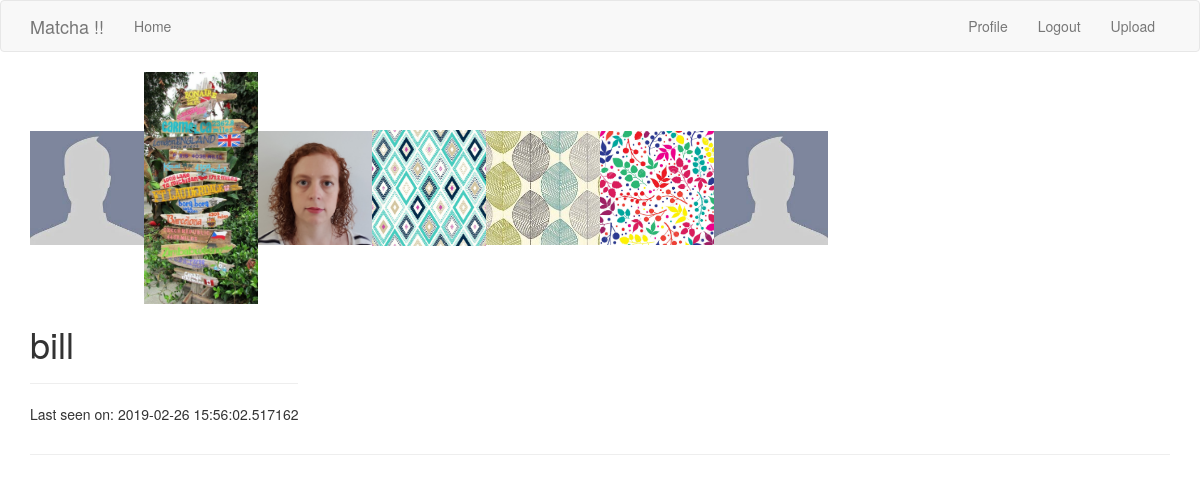
Before: /user/bill/ (signed in) with the older database file.
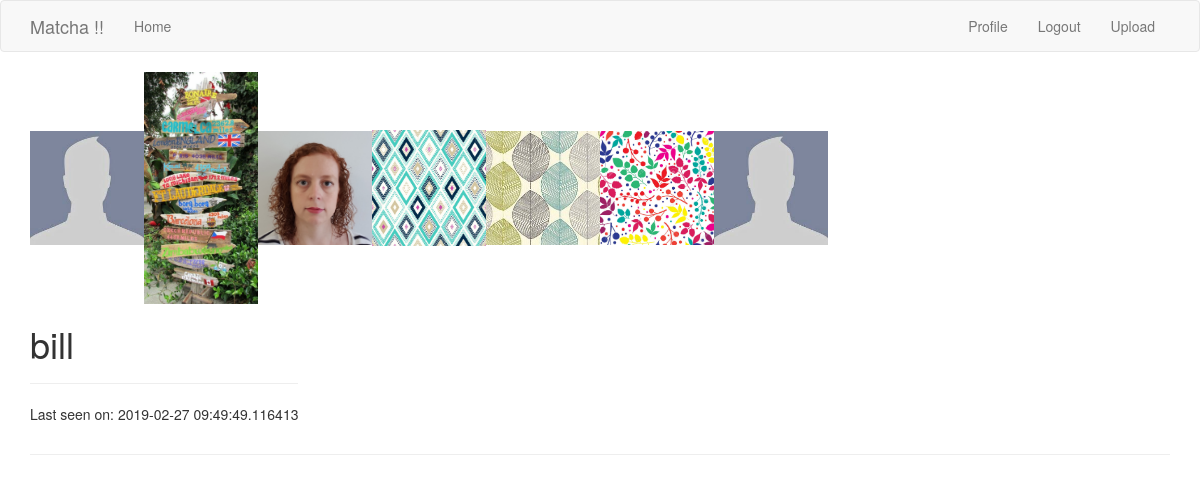
After: the same page with the newer database file.
### app/models.py (models this page shows, shortened)
class User(UserMixin, db.Model):
    id = db.Column(db.Integer, primary_key=True)
    username = db.Column(db.String(64), index=True, unique=True)
    firstname = db.Column(db.String(64), index=True)
    email = db.Column(db.String(120), index=True, unique=True)
    password_hash = db.Column(db.String(128))
    age = db.Column(db.Integer, index=True)
    sexpref = db.Column(db.String(64), index=True)
    fame = db.Column(db.Integer, index=True)
    bio = db.Column(db.String(256), index=True)
    last_seen = db.Column(db.DateTime, default=datetime.utcnow)
    liked = db.relationship(
        'User', secondary=likes,
        primaryjoin=(likes.c.likes_id == id),
        secondaryjoin=(likes.c.liked_id == id),
        backref=db.backref('likes', lazy='dynamic'),lazy='dynamic'
    )

### app/routes.py (the view)
@app.route('/user/<username>/')
@login_required
def user(username):
    user = User.query.filter_by(username=username).first_or_404()
    if not os.path.exists(app.config['UPLOAD_FOLDER'] + current_user.username):
        fullfilename = ''
        path_pic = ''
    else :
        fullfilename = os.listdir(os.path.join(app.config['UPLOAD_FOLDER'] + current_user.username))
        path_pic = os.path.join(app.config['PATH_IMAGE'] + current_user.username)
    return render_template('user.html', title='Profile', user=user, user_image = fullfilename, path_pic = path_pic)

### app/models.py (called while the page is built)
@login.user_loader
def load_user(id):
    return User.query.get(int(id))

### app/routes.py (called while the page is built)
@app.before_request
def before_request():
    if current_user.is_authenticated:
        current_user.last_seen = datetime.utcnow()
        db.session.commit()

### app/templates/user.html (shortened to what this page needs)
{% extends "base.html" %}
{% block app_content %}
    <table>
        <tr valign="top">
            {% for image in user_image: %}
                <img src="{{ path_pic + '/' + image }}" alt="Beer" style="width:10%">
            {% endfor %}
            <td>
                <h1>{{ user.username }}</h1>
    <hr>
                {% if user.last_seen %}<p>Last seen on: {{ user.last_seen }}</p>{% endif %}
            </td>
        </tr>
    </table>
    <hr>
{% endblock %}

### app/templates/base.html (shortened to what this page needs)
{% extends 'bootstrap/base.html' %}
    {% block navbar %}
        <nav class="navbar navbar-default">
            <div class="container">
                <div class="navbar-header">
                    <a class="navbar-brand" href="{{ url_for('index') }}">Matcha !!</a>
                </div>
                <div class="collapse navbar-collapse" id="bs-example-navbar-collapse-1">
                    <ul class="nav navbar-nav">
                        <li><a href="{{ url_for('index') }}">Home</a></li>
                    </ul>
                    <ul class="nav navbar-nav navbar-right">
                        {% if current_user.is_anonymous %}
                        <li><a href="{{ url_for('login') }}">Login</a></li>
                        {% else %}
                        <li><a href="{{ url_for('user', username=current_user.username) }}">Profile</a></li>
                        <li><a href="{{ url_for('logout') }}">Logout</a></li>
                        <li><a href="{{ url_for('upload') }}">Upload</a></li>
                        {% endif %}
                    </ul>
                </div>
            </div>
        </nav>
    {% endblock %}
    {% block content %}
        <div class="container">
            {% block app_content %}{% endblock %}
        </div>
    {% endblock %}

Changed rows visible on the page:
changed User "bill": last_seen "2019-02-26 15:56:02.517162" → "2019-02-27 09:49:49.116413"
